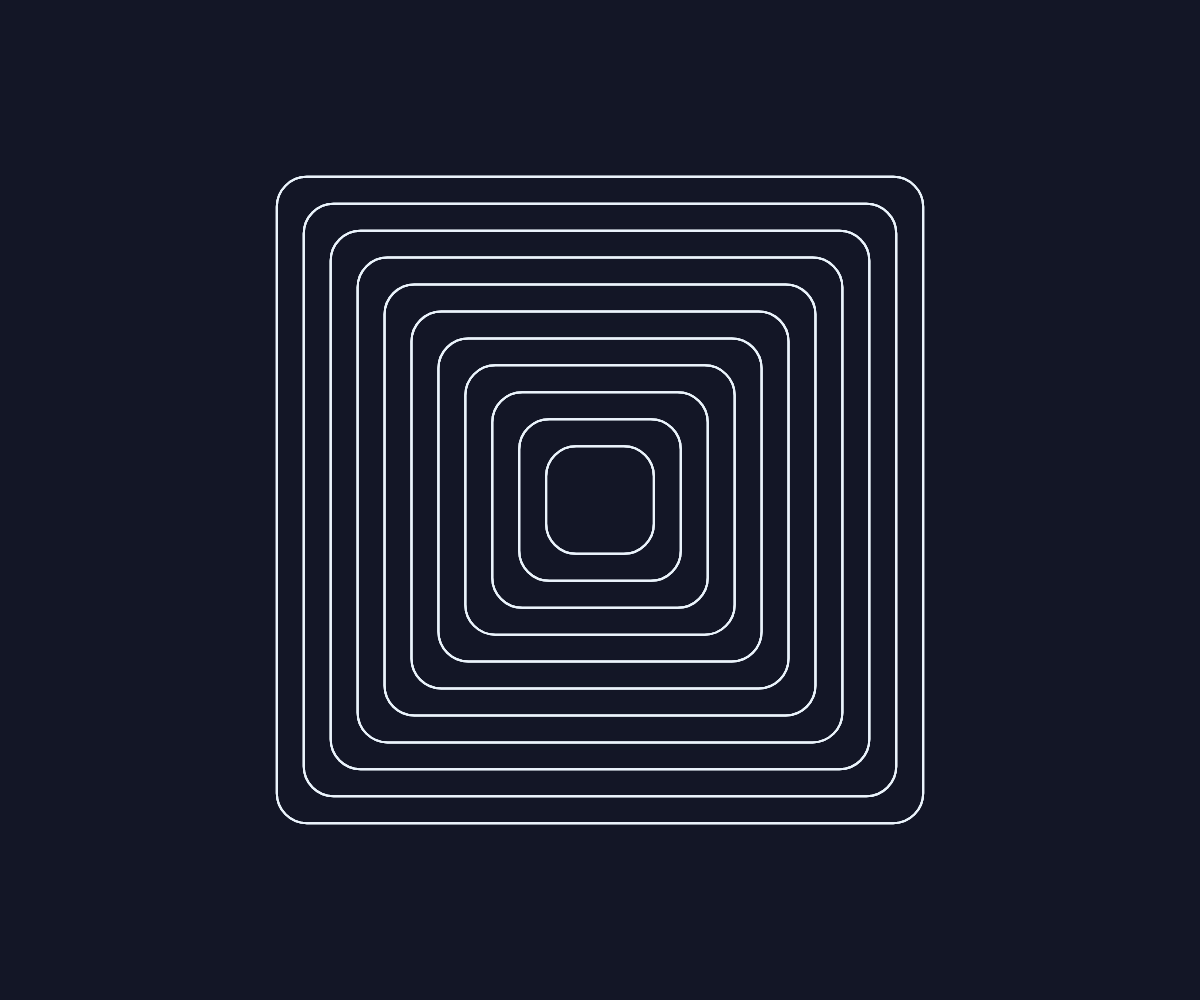
Frame 1 (no input)
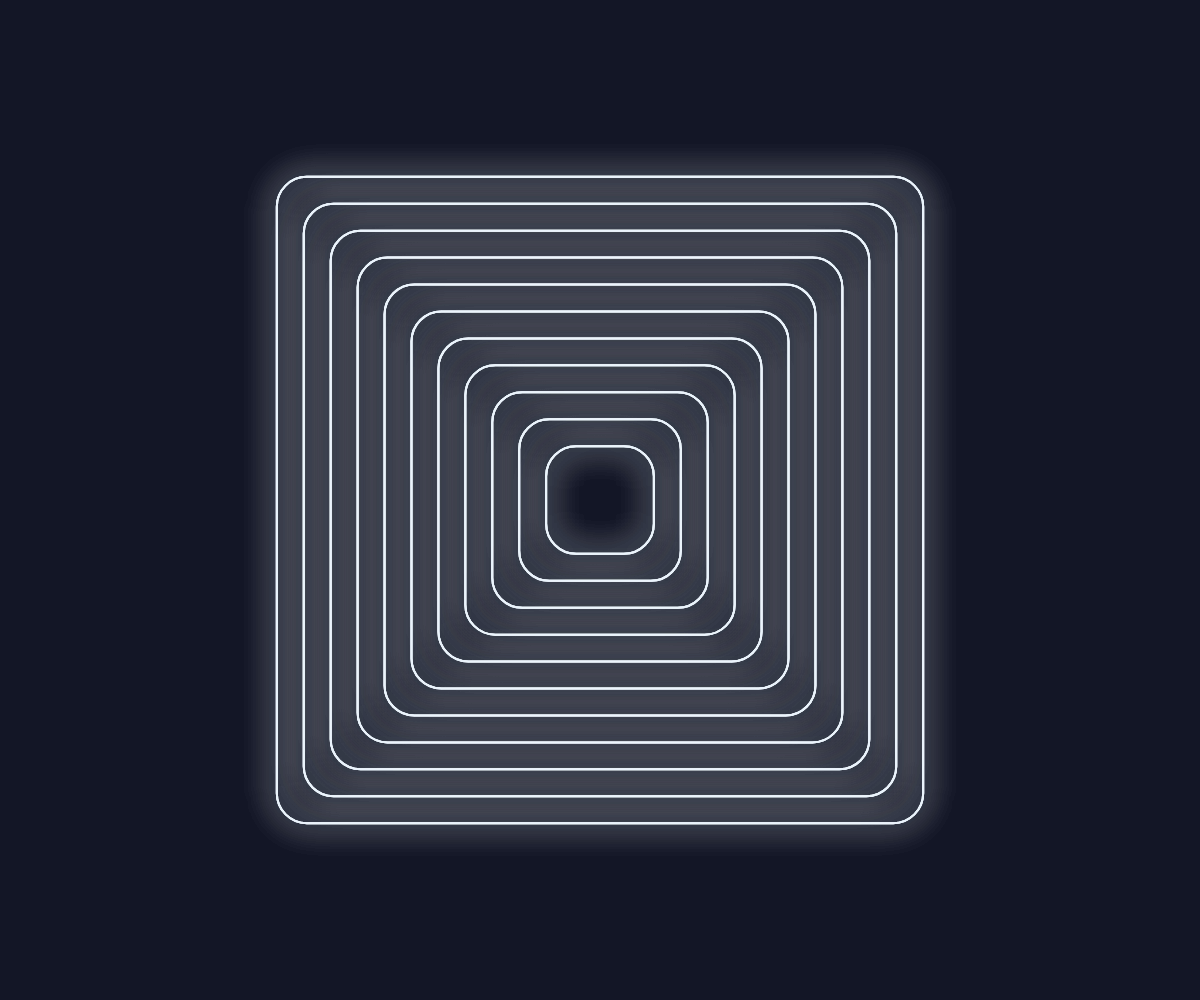
Frame 60 (no input)
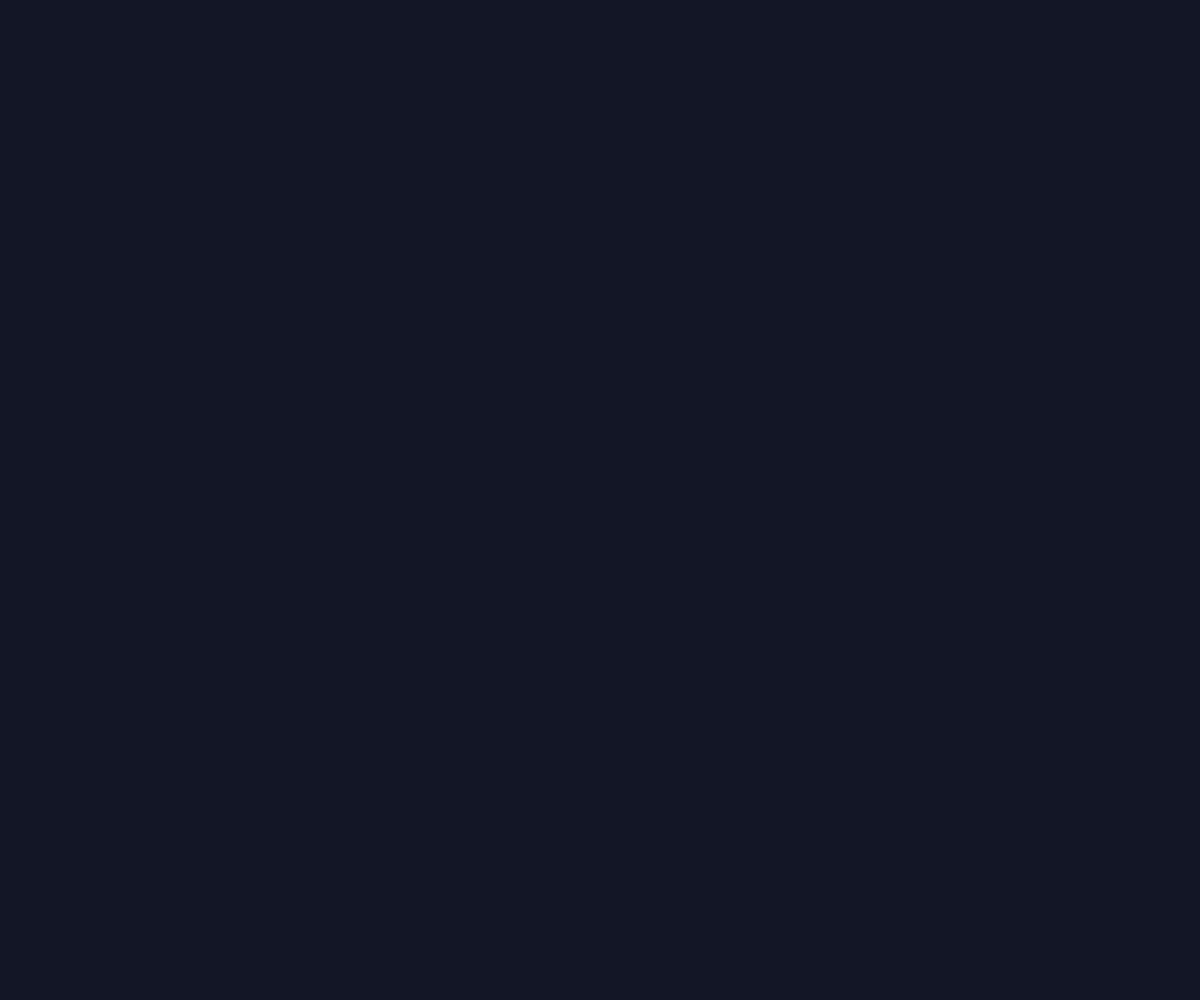
Frame 120 (the mouse pressed at the canvas centre since frame 60)

The p5.js sketch that drew these frames (run headless with seeded random() and noise() and a simulated clock; from frame 60 on, the mouse is pressed at the canvas centre):

// p5.js sketch
// ── sketch.js
let mouseDistance,
  indexRecursive = 10;

function setup() {
  createCanvas(innerWidth, innerHeight);
  colorMode(HSB, 360, 100, 100, 100);
  rectMode(CENTER);

  noFill();
  stroke(207, 7, 99);
  strokeWeight(2);
}

function draw() {
  background(230, 50, 15);

  mouseDistance = dist(width / 2, height / 2, mouseX, mouseY);

  let offsetMouse = map(mouseDistance, 0, 725, 0, 600);

  let index = 0;

  let recursive = (size) => {
    if (index > indexRecursive) return;
    if (size > 0) {
      rect(width / 2, height / 2, size, size, 30);
      rect(width / 2, height / 2, size, size, 30);
      rect(width / 2, height / 2, size, size, 30);
      let sizeDistance = map(mouseDistance, 0, 725, 0, 50);
      size -= sizeDistance;
      index++;
      recursive(size);
    }
  };

  recursive(offsetMouse);

  // drawingContext.shadowOffsetX = offsetX;
  // drawingContext.shadowOffsetY = offsetY;
  drawingContext.shadowBlur = 32;
  drawingContext.shadowColor = color(207, 7, 99);

  // rect(width / 2, height / 2, 300, 300, 30);
}
